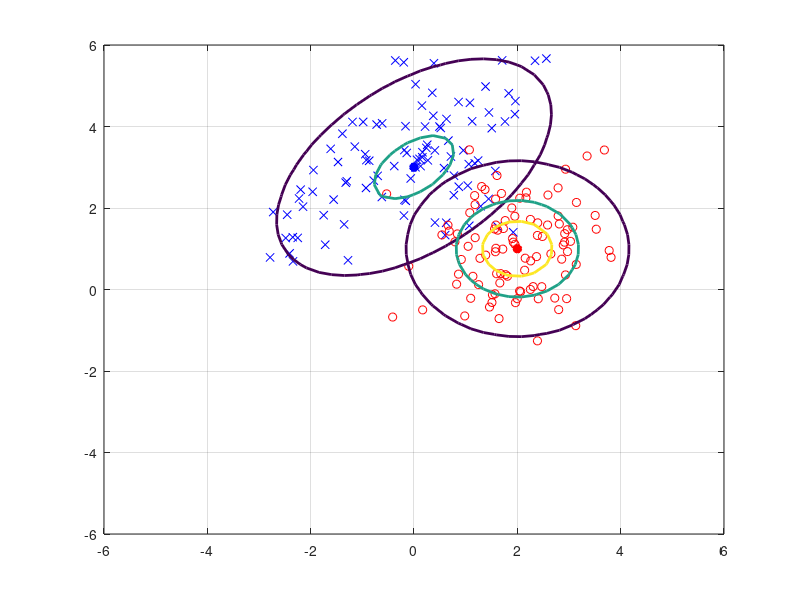

This figure's MATLAB source: (Note: this script raises an error after producing the figure.)
C1 = [2,1;1,2];
C2 = [1,0;0,1];
m1 = [0;3];
m2 = [2;1];

numGrid = 50;
xRange = linspace(-6.0, 6.0, numGrid);
yRange = linspace(-6.0, 6.0, numGrid);
P1 = zeros(numGrid, numGrid);
P2 = P1;
for i = 1:numGrid
    for j = 1:numGrid
        x = [yRange(j) xRange(i)]';
        P1(i,j) = mvnpdf(x', m1', C1);
        P2(i,j) = mvnpdf(x', m2', C2);
    end
end
Pmax = max(max([P1 P2]));
N1 = 100; N2 = 100;
X1 = mvnrnd(m1, C1, N1);
X2 = mvnrnd(m2, C2, N2);

figure(1),clf,



plot(X1(:,1),X1(:,2),'bx',X2(:,1),X2(:,2),'ro');grid on;hold on;

contour(xRange, yRange, P1, [0.1*Pmax 0.5*Pmax 0.8*Pmax], 'LineWidth', 2);
hold on;
plot(m1(1),m1(2), 'b*', 'LineWidth', 4);
contour(xRange, yRange, P2, [0.1*Pmax 0.5*Pmax 0.8*Pmax], 'LineWidth', 2);
plot(m2(1),m2(2), 'r*', 'LineWidth', 4);



syms x y
f = [x-m1(1),y-m1(2)]*inv(C1)*[x-m1(1),y-m1(2)]'-[x-m2(1),y-m2(2)]*inv(C2)*[x-m2(1),y-m2(2)]';
h = ezplot(f, [-6 6] , [-6 6]);
axis([-6 5.5 -6 5.4]);
set(h,'Color','k','LineWidth',2);


% axis([-4 4 -4 4 0 1]);

xc=-1:0.01:5;
YYC = zeros(601,1);
YC = @(xc) fzero(@(yc) [xc-m1(1),yc-m1(2)]*inv(C1)*[xc-m1(1),yc-m1(2)]'-[xc-m2(1),yc-m2(2)]*inv(C2)*[xc-m2(1),yc-m2(2)]',1);
for i = 1:601
    YYC(i) = YC(-1+i*0.01);
end

figure(2),clf,
plot(xc,YYC);
axis([-6 5.5 -6 5.4]);grid on;hold on;

%%%%%%%%%%%%%%%%%%%%%%%%%%%%%%%%%%%%%%%%%%%%%%%%%%%%%%%%%%%%%%%%%%%%%%%%%
tpos = 0;tneg = 0;fpos = 0;fneg = 0;

for i = 1:N1
    ii = round((X1(i,1)+1)/0.01);
    if (X1(i,1) > 5)
        fpos = fpos+1;
        continue;
    elseif (X1(i,1) < -0.5)
        tpos = tpos+1;
        continue;
    elseif X1(i,2)>YYC(ii)
        tpos = tpos + 1;
    else
        fpos = fpos+1;
    end
end
for i = 1:N2
    ii = round((X2(i,1)+1)/0.01);
    if (X2(i,1) > 5)
        tneg = tneg + 1;
        continue;
    elseif (X2(i,1) < -0.5)
        fneg = fneg + 1;
        continue;
    elseif X2(i,2)<YYC(ii)
        tneg = tneg + 1;
    else
        fneg = fneg + 1;
    end
end
acc_bys = (tpos + tneg)/(N1 + N2);
%%%%%%%%%%%%%%%%%%%%%%%%%%%%%%%%%%%%%%%%%%%%%%%%%%%%%%%%%%%%%%%%%%%%%%%%%

X = [X1;X2];
y1 = ones(N1,1);
y2 = (-1)*ones(N2,1);
y = [y1;y2];

[net1] = feedforwardnet(20);
[net1] = train(net1, X', y');
[output1] = net1(X');


class1 = zeros(N1,1);
class2 = zeros(N2,1);
tpos1 = 0;tneg1 = 0;
k = 1;
for i = 1:N1
    if output1(i)>0
        tpos1 = tpos1 + 1;
        class1(k) = i;k= k+1;
    end
end
k = 1;
for i = 1:N2
    if output1(i+N1)<0
        tneg1 = tneg1 + 1;
        class2(k) = i;k= k+1;
    end
end
class1(class1==0)=[]; 
class2(class2==0)=[];

class1s = zeros(length(class1),1);
class2s = zeros(length(class2),1);
xx = -4:0.1:6;
k = 1;ks = 0;
for i = 1:101
    mins = 99;
    for j = 1:length(class1)
        KKK = X1(class1(j),1);
        if (((i-1)*0.1-4)<KKK)&&((KKK)<((i*0.1-4)))
            if X1(class1(j),2)<mins
                mins = X1(class1(j),2);
                class1s(k) = class1(j);ks = 1;
            end
        end
    end
    if(ks ==1)
        k = k+1;ks=0;
    end
end
k = 1;ks = 0;s2 = 0;
for i = 1:101
    maxs = -99;
    for j = 1:length(class2)
        KKK = X2(class2(j),1);
        if (((i-1)*0.1-4)<KKK)&&((KKK)<((i*0.1-4)))
            if X2(class2(j),2)>maxs
                s2 = s2 + 1;
                maxs = X2(class2(j),2);
                class2s(k) = class2(j);ks = 1;
            end
        end
    end
    if(ks ==1)
        k = k+1;ks=0;
    end
end
class1s(class1s==0)=[]; 
class2s(class2s==0)=[];     
class1s = unique(class1s);
class2s = unique(class2s);
XaS1 = zeros(length(class1s),2);
for i = 1:length(class1s)
    XaS1(i,1) = X1(class1s(i),1);
    XaS1(i,2) = X1(class1s(i),2);
end
XaS2 = zeros(length(class2s),2);
for i = 1:length(class2s)
    XaS2(i,1) = X2(class2s(i),1);
    XaS2(i,2) = X2(class2s(i),2);
end
[a1,~] = size(XaS1);[a2,~] = size(XaS2);
XF1 = zeros(a1,2);XF2 = zeros(a2,2);
u1 = zeros(a1,1);u2 = zeros(a2,1);
ms = 0;
for i = 1:a1
    minf =100;minj = 1;
    for j = 1:a1
        for k = 1:i
            if j == u1(k)
                ms = 1;
                break;
            end
        end
        if ms == 1
            ms = 0;
            continue;
        end
        if minf>XaS1(j,1)
            minf = XaS1(j,1);
            minj = class1s(j);
            jx = j;
        end
    end
    XF1(i,1) = X1(minj,1);
    XF1(i,2) = X1(minj,2);
    u1(i) = jx;
end

ms = 0;
for i = 1:a2
    maxf =-100;maxj = 1;
    for j = 1:a2
        for k = 1:i
            if j == u2(k)
                ms = 1;
                break;
            end
        end
        if ms == 1
            ms = 0;
            continue;
        end
        if maxf<XaS2(j,1)
            maxf = XaS2(j,1);
            maxj = class2s(j);
            jx = j;
        end
    end
    XF2(i,1) = X2(maxj,1);
    XF2(i,2) = X2(maxj,2);
    u2(i) = jx;
end

% figure(1),
% plot(XF1(:,1),XF1(:,2),'m',XF2(:,1),XF2(:,2),'g','LineWidth',2);grid on;hold on;

figure(3),clf
plot(XaS1(:,1),XaS1(:,2),'md',XaS2(:,1),XaS2(:,2),'g+');grid on;hold on;
plot(XF1(:,1),XF1(:,2),'m',XF2(:,1),XF2(:,2),'g','LineWidth',2);grid on;hold on;
plot(X1(:,1),X1(:,2),'bx',X2(:,1),X2(:,2),'ro');grid on;hold on;
axis([-6 5.5 -6 5.4]);grid on;hold on;

acc_nn1 = (tpos1 + tneg1)/(N1 + N2);

disp([acc_bys, acc_nn1]);
